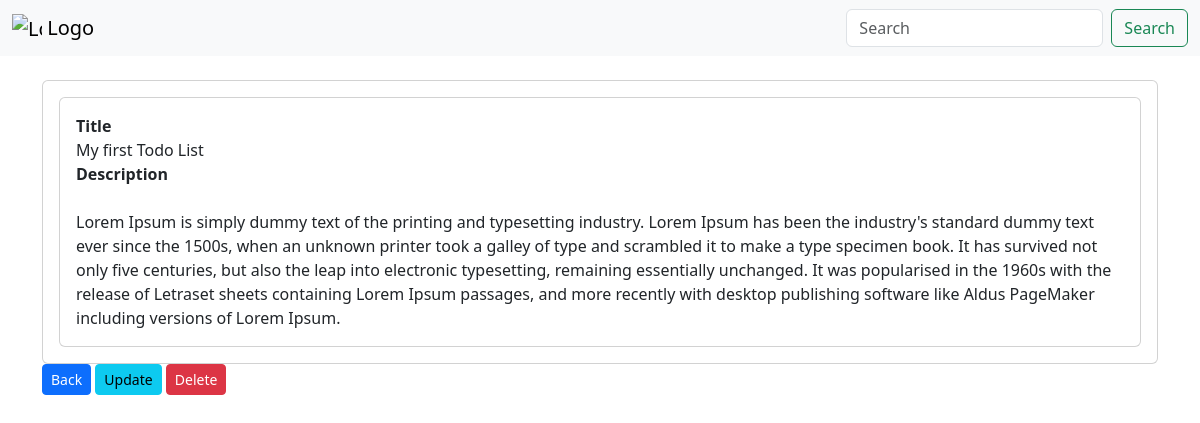
The page /todo/1/ on the database its author committed.
### todo/models.py (models this page shows, shortened)
class Todo(models.Model):
    title = models.CharField(max_length=100)
    description = models.TextField(null=True, blank=True)
    completed = models.BooleanField(default=False)
    created_at = models.DateTimeField(auto_now_add=True)
    updated_at = models.DateTimeField(auto_now=True)

### todo/views.py (the view)
# urls.py: path('<int:pk>/', views.TodoDetail, name='todo_detail'),
def TodoDetail(request, pk):
    todo = Todo.objects.get(id=pk)
    context = {
        'todo': todo,
    }
    return render(request, 'todo_detail.html', context)

### todo/templates/todo_detail.html
{% extends 'main.html' %}
{% load static %}
{% block content %}
<br>
<div class="container h-50">
    <div class="col-md-12">
        <div class="card card-body">
                        <div class="col-md">
                            <div class="card card-body">
                                <label for="title"><strong> Title </strong></label>
                                {{ todo.title }}
                                <label for="description"><strong> Description </strong></label> <br>
                                {{ todo.description }}
                            </div>
                        </div>
        </div>
    </div>
                        <td><a class= "btn btn-sm btn-primary" href="{% url 'todo_list' %}"> Back </a></td>
                        <td><a class= "btn btn-sm btn-info" href="{% url 'todo_update' todo.id%}"> Update </a></td>
                        <td><a class= "btn btn-sm btn-danger" href="#"> Delete </a></td>
</div>
{% endblock %}

### todo/static/main.css (style rules this page uses)
body { background-color: #ebeff5; }

### rows shown on the page
Todo: title "My first Todo List", description "Lorem Ipsum is simply dummy text of the printing and typesetting industry. Lorem Ipsum has been the industry's standard dummy text ever since the 1500s, when an unknown printer took a galley of type and scrambled it to make a type specimen book. It has survived not only five centuries, but also the leap into electronic typesetting, remaining essentially unchanged. It was popularised in the 1960s with the release of Letraset sheets containing Lorem Ipsum passages, and more recently with desktop publishing software like Aldus PageMaker including versions of Lorem Ipsum."
